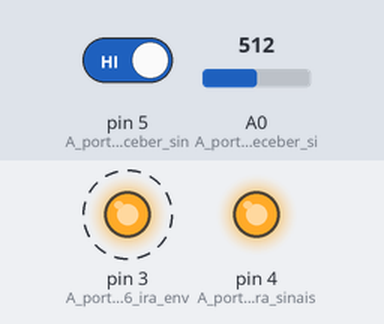
Bench run of a sketch on a simulated Arduino Uno, built with avr-gcc and run on an emulated ATmega328P. On the bench: output pins drawn as LEDs (lit = HIGH). Dashed ring = blinking. The inputs (shaded band) are chosen by the test bench; at power-on: pin 5 (A_porta_5_ira_receber_sin) HIGH, A0 (A_porta_A0_ira_receber_si) = 512.

Above: at 0.2 s.
Timing chart, 0 to 3.0 s (numbered marks = the images above):
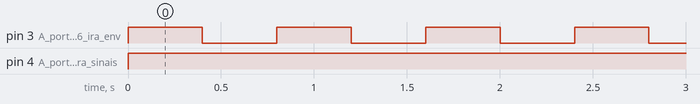

The sketch:

Projeto_alarme_2.ino
```cpp
void setup()
{
  Serial.begin(9600); //Inicia comunicacao com o monitor serial.
  pinMode(3, OUTPUT); //A porta digital 6 ira enviar sinais.
  pinMode(5, INPUT); //A porta 5 ira receber sinais.
  pinMode(4, OUTPUT); //A porta 4 enviara sinais.
  pinMode(A0, INPUT); //A porta A0 ira receber sinais.
}

void loop() //Estrutura de repeticao.
{
  digitalWrite(4, HIGH); //Liga a porta 4
  int LDR = analogRead(A0); //A variável LDR recebe o valor da porta analogica A0
  int PIR = digitalRead(5); //A variável PIR recebe o valor da por digital 5


   if(LDR <= 960 || PIR == 1) //É colocada uma condicao para as variaveis PIR e LDR.
    {
     digitalWrite(3, HIGH); //A porta 6 é ligada
      delay(400); // Espera por 400 milisegundos
     digitalWrite(3, LOW); //A porta 6 é desligada
      delay(400); // Espera por 400 milisegundos


  }
}
```

Measured:
- by itself, pin 3 (A_porta_digital_6_ira_env): alternates HIGH for 0.40 s and LOW for 0.40 s
- by itself, pin 4 (A_porta_4_enviara_sinais): LOW → HIGH at 0.00 s
